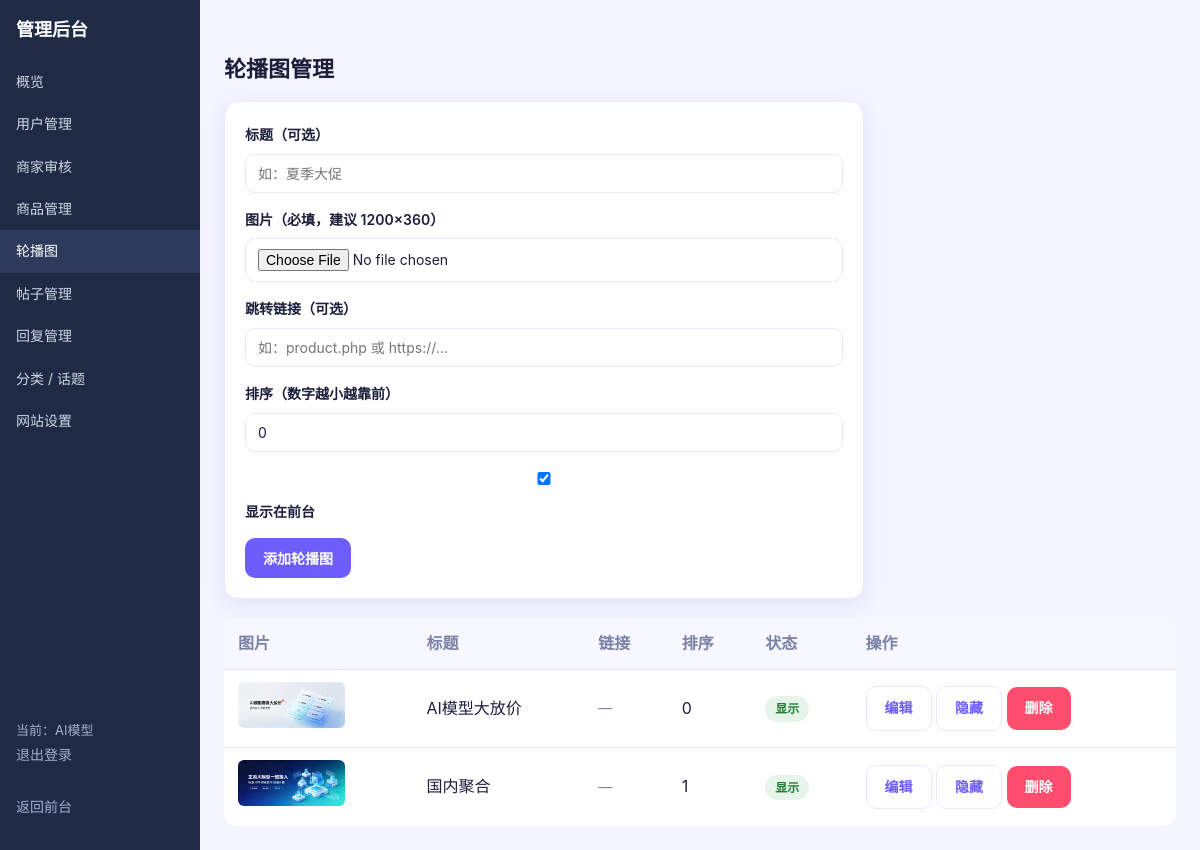
The page /admin/banners.php (signed in) on the database its author committed.
### tables this page shows
CREATE TABLE `banners` (
  `id` int(10) unsigned NOT NULL AUTO_INCREMENT,
  `title` varchar(120) NOT NULL DEFAULT '',
  `image` varchar(255) DEFAULT NULL,
  `link` varchar(255) DEFAULT NULL,
  `sort` int(11) NOT NULL DEFAULT '0',
  `status` tinyint(4) NOT NULL DEFAULT '1' COMMENT '0 隐藏 / 1 显示',
  `created_at` datetime NOT NULL,
  PRIMARY KEY (`id`)
);

### core/functions.php (called while the page is built, shortened)
<?php
require_once __DIR__ . '/Database.php';
function e($str)
{
    return htmlspecialchars($str ?? '', ENT_QUOTES, 'UTF-8');
}

### config/db.php (called while the page is built)
<?php
return [
    'host'     => '127.0.0.1',
    'dbname'   => 'XXXXXXXX',
    'username' => 'XXXXXXXX',
    'password' => 'XXXXXXXX',
    'charset'  => 'utf8mb4',
];

### core/Database.php (called while the page is built)
<?php
class Database
{
    private static $pdo = null;
    public static function getConnection()
    {
        if (self::$pdo === null) {
            $config = require __DIR__ . '/../config/db.php';
            $dsn = "mysql:host={$config['host']};dbname={$config['dbname']};charset={$config['charset']}";
            self::$pdo = new PDO($dsn, $config['username'], $config['password'], [
                PDO::ATTR_ERRMODE            => PDO::ERRMODE_EXCEPTION,
                PDO::ATTR_DEFAULT_FETCH_MODE => PDO::FETCH_ASSOC,
                PDO::ATTR_EMULATE_PREPARES   => false,
            ]);
        }
        return self::$pdo;
    }
}

### models/Banner.php (called while the page is built, shortened)
<?php
require_once __DIR__ . '/../core/Database.php';
class Banner
{
    private $pdo;
    public function __construct()
    {
        $this->pdo = Database::getConnection();
        $this->ensureTable();
    }
    private function ensureTable()
    {
        $check = $this->pdo->query("SHOW TABLES LIKE 'banners'");
    }
    public function listAll()
    {
        $stmt = $this->pdo->prepare("SELECT * FROM banners ORDER BY sort ASC, id DESC");
        $stmt->execute();
        return $stmt->fetchAll();
    }
}

### admin/banners.php (the view, shortened to what this page needs)
<?php
require_once 'auth_check.php';
require_once __DIR__ . '/../models/Banner.php';
$bannerModel = new Banner();
$banners = $bannerModel->listAll();
require 'layout/header.php';
?>
<h2>轮播图管理</h2>
<div class="card" style="max-width:640px;">
    <form method="post" enctype="multipart/form-data">
        <label>标题（可选）</label>
        <input type="text" name="title" value="<?php echo e($edit['title'] ?? ''); ?>" placeholder="如：夏季大促">
        <label>图片（必填，建议 1200×360）</label>
        <input type="file" name="image" accept="image/*" <?php echo isset($edit) ? '' : 'required'; ?>>
        <label>跳转链接（可选）</label>
        <input type="text" name="link" value="<?php echo e($edit['link'] ?? ''); ?>" placeholder="如：product.php 或 https://...">
        <label>排序（数字越小越靠前）</label>
        <input type="number" name="sort" value="<?php echo e($edit['sort'] ?? 0); ?>">
        <label><input type="checkbox" name="status" <?php echo !isset($edit) || $edit['status'] ? 'checked' : ''; ?>>
            显示在前台</label>
        <div style="margin-top:14px;">
            <button class="btn" type="submit"><?php echo isset($edit) ? '保存修改' : '添加轮播图'; ?></button>
        </div>
    </form>
</div>
<table style="margin-top:18px;">
    <thead>
        <tr><th>图片</th><th>标题</th><th>链接</th><th>排序</th><th>状态</th><th>操作</th></tr>
    </thead>
    <tbody>
        <?php foreach ($banners as $b): ?>
            <tr>
                <td>
                    <?php if ($b['image']): ?>
                        <img src="<?php echo e($b['image']); ?>" style="height:46px;border-radius:6px;" alt="">
                    <?php else: ?><span class="muted">—</span><?php endif; ?>
                </td>
                <td><?php echo e($b['title'] ?: '—'); ?></td>
                <td class="muted"><?php echo e($b['link'] ?: '—'); ?></td>
                <td><?php echo e($b['sort']); ?></td>
                <td>
                    <span class="pill" style="background:<?php echo $b['status'] ? '#e6f4ea;color:#1e7e34' : '#fdecea;color:#c62828'; ?>">
                        <?php echo $b['status'] ? '显示' : '隐藏'; ?>
                    </span>
                </td>
                <td>
                    <a class="btn btn-secondary" href="banners.php?op=edit&id=<?php echo $b['id']; ?>">编辑</a>
                    <a class="btn btn-secondary" href="banners.php?op=toggle&id=<?php echo $b['id']; ?>">
                        <?php echo $b['status'] ? '隐藏' : '显示'; ?>
                    </a>
                    <a class="btn btn-danger" href="banners.php?op=delete&id=<?php echo $b['id']; ?>"
                       onclick="return confirm('确定删除？')">删除</a>
                </td>
            </tr>
        <?php endforeach; ?>
    </tbody>
</table>
<?php require 'layout/footer.php'; ?>

### assets/css/style.css (style rules this page uses)
:root { --primary: #6d5efc; --primary-dark: #4f3fd6; --accent: #00d4ff; --grad: linear-gradient(135deg, #6d5efc 0%, #00d4ff 100%); --grad-soft: linear-gradient(135deg, rgba(109,94,252,.10), rgba(0,212,255,.10)); --danger: #ff4d6d; --text: #1b1f3b; --muted: #7a82a6; --bg: #f4f5ff; --card: #ffffff; --border: #e7e9ff; --radius: 14px; --shadow: 0 6px 22px rgba(76,63,214,.10); }
* { box-sizing: border-box; }
body { margin: 0; font-family: -apple-system, BlinkMacSystemFont, "Segoe UI", "PingFang SC", "Microsoft YaHei", Roboto, Helvetica, Arial, sans-serif; background: var(--bg); color: var(--text); line-height: 1.6; }
a { color: var(--primary); text-decoration: none; }
.card { background: var(--card); border: 1px solid var(--border); border-radius: var(--radius); padding: 20px; box-shadow: var(--shadow); margin-bottom: 20px; }
h2 { font-size: 22px; margin: 28px 0 14px; }
.btn { display: inline-block; background: var(--primary); color: #fff; border: none; padding: 10px 18px; border-radius: 10px; cursor: pointer; font-size: 14px; font-weight: 600; transition: background .15s; }
.btn-secondary { background: #fff; color: var(--primary); border: 1px solid var(--border); }
.btn-danger { background: var(--danger); }
input, textarea, select { width: 100%; padding: 10px 12px; margin: 6px 0 14px; border: 1px solid var(--border); border-radius: 10px; font-size: 14px; font-family: inherit; background: #fff; color: var(--text); }
label { font-weight: 600; font-size: 14px; }
.muted { color: var(--muted); font-size: 14px; }
.pill { display: inline-block; font-size: 12px; padding: 3px 10px; border-radius: 999px; background: var(--grad-soft); color: var(--primary-dark); font-weight: 600; }
table { width: 100%; border-collapse: collapse; background: var(--card); border-radius: var(--radius); overflow: hidden; }
table th, table td { padding: 12px 14px; border-bottom: 1px solid var(--border); text-align: left; }
table th { background: #f7f8ff; color: var(--muted); font-weight: 700; }
table tr:last-child td { border-bottom: none; }

### admin/layout/header.php (style rules this page uses)
body { display: flex; margin: 0; }

### rows shown on the page
banners: image (picture), title "AI模型大放价", link "—", sort "0", status "显示"
banners: image (picture), title "国内聚合", link "—", sort "1", status "显示"

### other values the page prints
$label "概览"
$label "用户管理"
$label "商家审核"
$label "商品管理"
$label "轮播图"
$label "帖子管理"
$label "回复管理"
$label "分类 / 话题"
$label "网站设置"
$adminName "AI模型"
